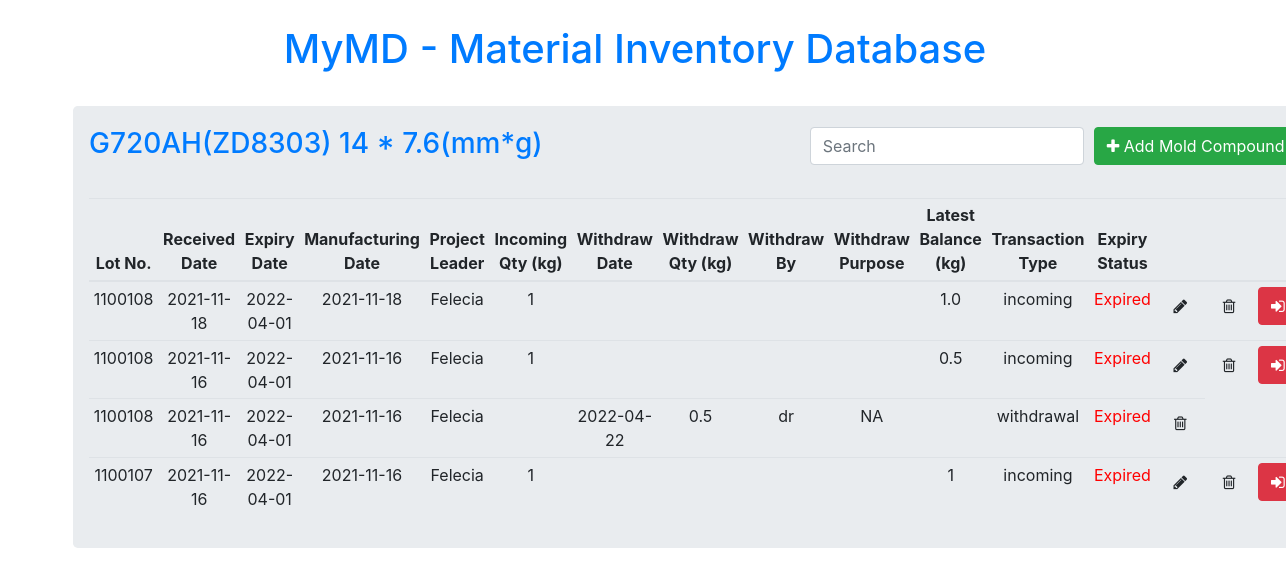
The app's page /mold_type/1 with its own data.
### App.py (models this page shows, shortened)
class MoldType(db.Model):
    __tablename__ = 'mold_types'
    mold_type_id = db.Column(db.Integer, primary_key=True)
    mold_name = db.Column(db.String(100))
    supplier = db.Column(db.String(100))
    pellet_size = db.Column(db.String(100))
    part_no = db.Column(db.String(100))
    mold_description = db.relationship("MoldDescription", cascade="all, delete-orphan")

class MoldDescription(db.Model):
    __tablename__ = 'mold_descriptions'
    mold_description_id = db.Column(db.Integer, primary_key=True)
    lot_no = db.Column(db.String(100))
    received_date = db.Column(db.String(100))
    expiry_date = db.Column(db.String(100))
    manufacturing_date= db.Column(db.String(100))
    project_leader = db.Column(db.String(100))
    incoming_qty = db.Column(db.String(100))
    withdraw_date = db.Column(db.String(100))
    withdraw_qty = db.Column(db.String(100))
    withdraw_by = db.Column(db.String(100))
    withdraw_purpose = db.Column(db.String(100))
    balance = db.Column(db.String(100))
    trans_type = db.Column(db.String(100))
    release_status = db.Column(db.String(100))
    expiry_status = db.Column(db.String(100))
    created_time = db.Column(db.DateTime, server_default=db.func.now())
    mold_type_id = db.Column(db.Integer, db.ForeignKey('mold_types.mold_type_id'))
    mold_type = db.relationship("MoldType", backref='mold_type')

### App.py (the view)
@app.route("/mold_type/<mold_type_id>")
def show_mold_descriptions(mold_type_id):
    all_mold_description = MoldDescription.query.filter_by(mold_type_id=mold_type_id). \
        order_by(MoldDescription.received_date.desc(), MoldDescription.created_time.desc(),
                 MoldDescription.withdraw_date).all()
    return render_template("mold_description.html",
                           mold_type=MoldType.query.filter_by(mold_type_id=mold_type_id).first(),
                           mold_descriptions=all_mold_description)

### templates/mold_description.html (shortened to what this page needs)
{% extends 'base.html' %}
{% block body %}
<div class="container">
    <div class="row">
        <div class="col-xs-7">
            <div class="jumbotron p-3">
                <a href="/mold_type" class="navbar-brand">
                    <h3>{{ mold_type.mold_name }} {{mold_type.pellet_size}}(mm*g)</h3>
                </a>
                <button type="button" style="margin:5px;" class="btn btn-success float-right" data-toggle="modal"
                        data-target="#mymodal"><i class="fa fa-plus"></i> Add Mold Compound</button>
                <div class="form-group pull-right" style="margin:5px;">
                    <input type="text" class="form-control" id="mySearch" placeholder="Search">
                </div>
                <table id="myTable" class="table table-hover table-sm text-center">
                    <thead>
                        <tr>
                            <th>Lot No.</th>
                            <th>Received Date</th>
                            <th>Expiry Date</th>
                            <th>Manufacturing Date</th>
                            <th>Project Leader</th>
                            <th>Incoming Qty (kg)</th>
                            <th>Withdraw Date</th>
                            <th>Withdraw Qty (kg)</th>
                            <th>Withdraw By</th>
                            <th>Withdraw Purpose</th>
                            <th>Latest Balance (kg)</th>
                            <th>Transaction Type</th>
                            <th>Expiry Status</th>
                            <th></th>
                            <th></th>
                            <th></th>
                        </tr>
                    </thead>
                    {% for mold in mold_descriptions %}
                    <tr>
                        <td>{{ mold.lot_no }}</td>
                        <td>{{ mold.received_date }}</td>
                        <td>{{ mold.expiry_date }}</td>
                        <td>{{ mold.manufacturing_date }}</td>
                        <td>{{ mold.project_leader }}</td>
                        <td>{{ mold.incoming_qty }}</td>
                        <td>{{ mold.withdraw_date }}</td>
                        <td>{{ mold.withdraw_qty }}</td>
                        <td>{{ mold.withdraw_by }}</td>
                        <td>{{ mold.withdraw_purpose }}</td>
                        <td>{{ mold.balance }}</td>
                        <td class="trans_type" id="trans_type">{{ mold.trans_type }}</td>
                        <td class="expiry_status" id="expiry_status">{{ mold.expiry_date }}</td>
                        {% if mold.trans_type=="incoming" %}
                        <td>
                            <a href="/mold_description/update/{{mold.mold_description_id}}" class="btn" data-toggle="modal"
                               data-target="#modaledit{{mold.mold_description_id}}"><i class="fa fa-pencil"></i></a>
                        </td>
                        {% endif %}
                        <td>
                            <a href="/mold_description/delete/{{mold.mold_description_id}}" class="btn"
                               onclick="return confirm('Are You Sure To Delete?')"><i class="fa fa-trash-o"></i></a>
                        </td>
                        {% if mold.trans_type == "incoming" %}
                        <td class="withdraw" id="withdraw">
                            <a href="/mold_description/withdraw/{{mold.mold_description_id}}" class="btn btn-danger"
                               data-toggle="modal" data-target="#modalwithdraw{{mold.mold_description_id}}"><i class="fa fa-sign-in"></i>
                            </a>
                        </td>
                        {% endif %}
                    </tr>
                    {% endfor %}
                </table>
            </div>
        </div>
    </div>
</div>
{% endblock %}

### records on screen
MoldType: mold_name "G720AH(ZD8303)", pellet_size "14 * 7.6"
MoldDescription: lot_no "1100108", received_date "2021-11-18", expiry_date "2022-04-01", manufacturing_date "2021-11-18", project_leader "Felecia", incoming_qty "1", balance "1.0", trans_type "incoming"
MoldDescription: lot_no "1100108", received_date "2021-11-16", expiry_date "2022-04-01", manufacturing_date "2021-11-16", project_leader "Felecia", incoming_qty "1", balance "0.5", trans_type "incoming"
MoldDescription: lot_no "1100108", received_date "2021-11-16", expiry_date "2022-04-01", manufacturing_date "2021-11-16", project_leader "Felecia", withdraw_date "2022-04-22", withdraw_qty "0.5", withdraw_by "dr", withdraw_purpose "NA", trans_type "withdrawal"
MoldDescription: lot_no "1100107", received_date "2021-11-16", expiry_date "2022-04-01", manufacturing_date "2021-11-16", project_leader "Felecia", incoming_qty "1", balance "1", trans_type "incoming"
